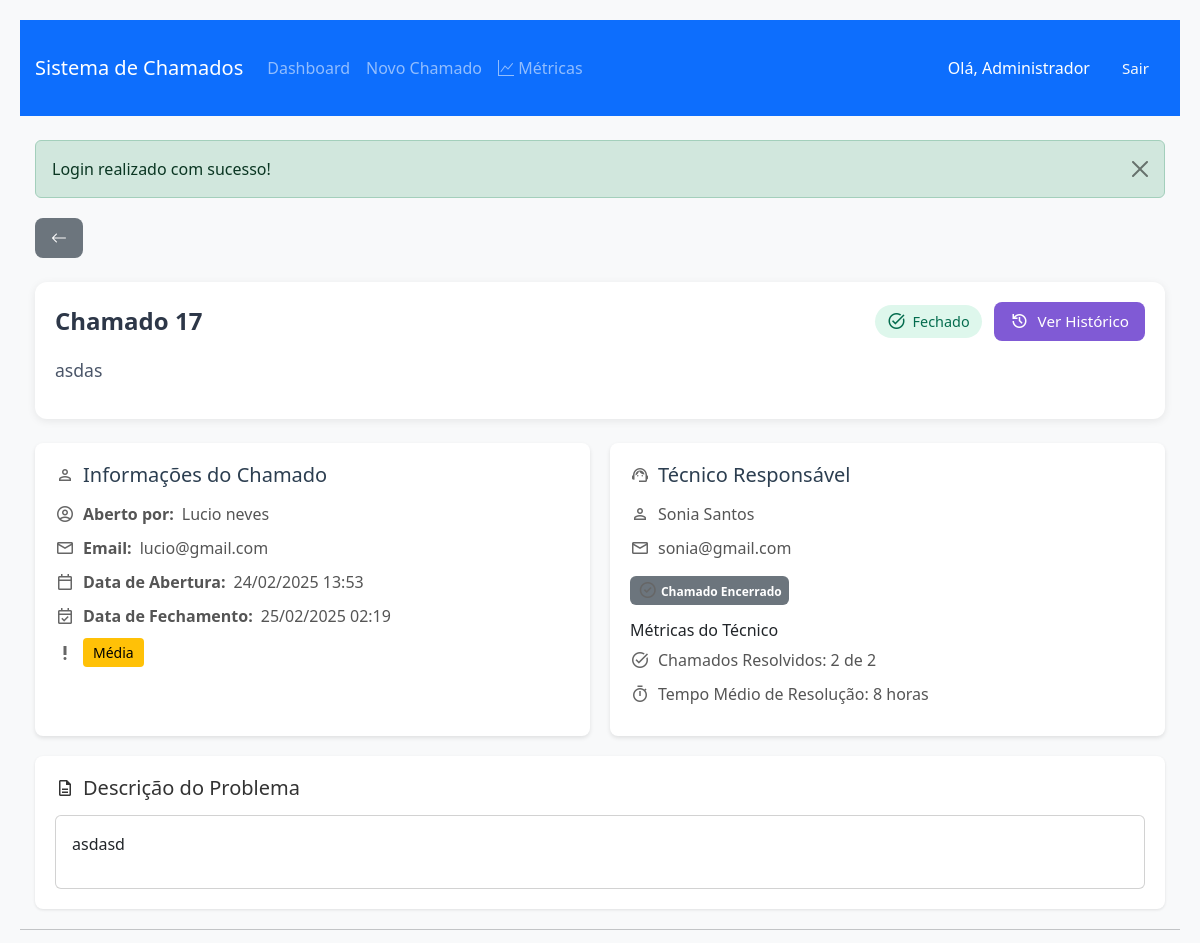
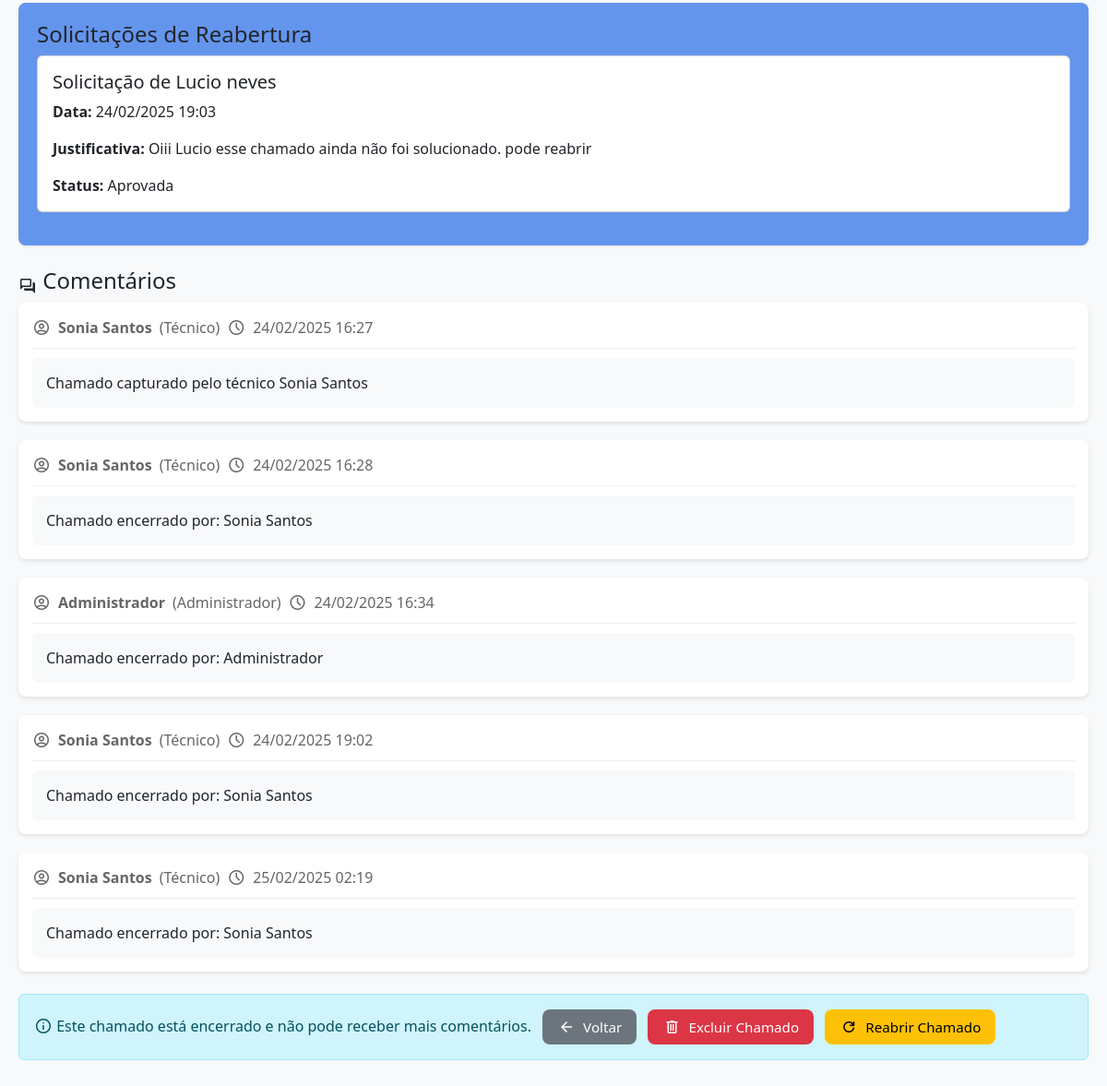
/ver_chamado.php?id=17 (signed in), run on the app's committed database (2 pictures, top to bottom).
### tables this page shows
CREATE TABLE `chamados` (
  `id_chamado` int NOT NULL,
  `titulo` varchar(100) NOT NULL,
  `descricao` text NOT NULL,
  `status` enum('Aberto','Em andamento','Fechado') NOT NULL DEFAULT 'Aberto',
  `prioridade` enum('Alta','Média','Baixa') NOT NULL,
  `id_usuario` int NOT NULL,
  `id_tecnico` int DEFAULT NULL,
  `data_abertura` timestamp NULL DEFAULT CURRENT_TIMESTAMP,
  `data_captura` timestamp NULL DEFAULT NULL,
  `data_fechamento` timestamp NULL DEFAULT NULL
);

CREATE TABLE `usuarios` (
  `id_usuario` int NOT NULL,
  `nome` varchar(100) NOT NULL,
  `email` varchar(100) NOT NULL,
  `senha` varchar(255) NOT NULL,
  `cargo` enum('Administrador','Técnico','Usuário') NOT NULL,
  `telefone` varchar(20) DEFAULT NULL,
  `whatsapp` varchar(20) DEFAULT NULL,
  `cidade` varchar(100) DEFAULT NULL,
  `estado` char(2) DEFAULT NULL,
  `data_nascimento` date DEFAULT NULL,
  `data_cadastro` timestamp NULL DEFAULT CURRENT_TIMESTAMP,
  `data_atualizacao` timestamp NULL DEFAULT CURRENT_TIMESTAMP ON UPDATE CURRENT_TIMESTAMP
);

CREATE TABLE `solicitacoes_reabertura` (
  `id_solicitacao` int NOT NULL,
  `id_chamado` int NOT NULL,
  `id_usuario` int NOT NULL,
  `justificativa` text NOT NULL,
  `status` enum('Pendente','Aprovada','Rejeitada') DEFAULT 'Pendente',
  `data_solicitacao` timestamp NULL DEFAULT CURRENT_TIMESTAMP,
  `data_resposta` timestamp NULL DEFAULT NULL,
  `id_responsavel` int DEFAULT NULL
);

CREATE TABLE `comentarios` (
  `id_comentario` int NOT NULL,
  `id_chamado` int NOT NULL,
  `id_usuario` int NOT NULL,
  `comentario` text NOT NULL,
  `data_comentario` timestamp NULL DEFAULT CURRENT_TIMESTAMP
);

### ver_chamado.php (the view, shortened to what the rows shown need)
<?php
require_once 'db_connection.php';
require_once 'includes/header.php';
$id_chamado = $_GET['id'];
$id_usuario = $_SESSION['user_id'];
$cargo = $_SESSION['cargo'];
try {
    $stmt = mysqli_prepare($conn, "
        SELECT c.*,
               u.nome as usuario_nome,
               u.email as usuario_email,
               t.nome as tecnico_nome,
               t.email as tecnico_email,
               (SELECT COUNT(*) FROM chamados WHERE id_tecnico = c.id_tecnico AND status = 'Fechado') as total_resolvidos,
               (SELECT COUNT(*) FROM chamados WHERE id_tecnico = c.id_tecnico) as total_atribuidos,
               (SELECT AVG(TIMESTAMPDIFF(HOUR, data_captura, data_fechamento))
                FROM chamados
                WHERE id_tecnico = c.id_tecnico
                AND status = 'Fechado'
                AND data_fechamento IS NOT NULL) as tempo_medio_resolucao,
               (SELECT AVG(nota) FROM avaliacoes WHERE id_usuario = c.id_tecnico) as media_avaliacoes_tecnico,
               (SELECT COUNT(*) FROM avaliacoes WHERE id_usuario = c.id_tecnico) as total_avaliacoes_tecnico
        FROM chamados c
        LEFT JOIN usuarios u ON c.id_usuario = u.id_usuario
        LEFT JOIN usuarios t ON c.id_tecnico = t.id_usuario
        WHERE c.id_chamado = ?
    ");
    mysqli_stmt_bind_param($stmt, "i", $id_chamado);
    mysqli_stmt_execute($stmt);
    $result = mysqli_stmt_get_result($stmt);
    $chamado = mysqli_fetch_assoc($result);
    $stmt = mysqli_prepare($conn, "
        SELECT c.*, u.nome as usuario_nome, u.cargo as usuario_cargo
        FROM comentarios c
        JOIN usuarios u ON c.id_usuario = u.id_usuario
        WHERE c.id_chamado = ?
        ORDER BY c.data_comentario ASC
    ");
    mysqli_stmt_bind_param($stmt, "i", $id_chamado);
    mysqli_stmt_execute($stmt);
    $result = mysqli_stmt_get_result($stmt);
    $comentarios = [];
    while ($row = mysqli_fetch_assoc($result)) {
        $comentarios[] = $row;
    }
    $stmt = mysqli_prepare($conn, "
        SELECT sr.*, u.nome as solicitante_nome
        FROM solicitacoes_reabertura sr
        JOIN usuarios u ON sr.id_usuario = u.id_usuario
        WHERE sr.id_chamado = ?
        ORDER BY sr.data_solicitacao DESC
    ");
    mysqli_stmt_bind_param($stmt, "i", $id_chamado);
    mysqli_stmt_execute($stmt);
    $result = mysqli_stmt_get_result($stmt);
    $solicitacoes_reabertura = [];
    while ($row = mysqli_fetch_assoc($result)) {
        $solicitacoes_reabertura[] = $row;
    }
} catch (Exception $e) {
    $_SESSION['error_message'] = "Erro ao buscar chamado: " . $e->getMessage();
    header('Location: dashboard.php');
    exit();
}
function formatarData($data) {
    return date('d/m/Y H:i', strtotime($data));
}
?>
<!DOCTYPE html>
<html lang="pt-BR">
<head>
    <link href="https://cdn.jsdelivr.net/npm/bootstrap@5.3.0/dist/css/bootstrap.min.css" rel="stylesheet">
    <link href="https://cdn.jsdelivr.net/npm/summernote@0.8.18/dist/summernote-bs4.min.css" rel="stylesheet">
</head>
<body>
    <div class="container">
        <div class="chamado-header">
            <div class="chamado-title-row">
                <div class="chamado-id">
                </div>
                <div class="chamado-actions">
                </div>
            </div>
            <div class="chamado-description">
                <?php echo htmlspecialchars($chamado['titulo']); ?>
            </div>
        </div>
        <div class="info-grid">
            <div class="info-section">
                <h5>
                    <span class="material-symbols-outlined">person</span>
                    Informações do Chamado
                </h5>
                <p>
                    <span class="material-symbols-outlined">account_circle</span>
                    <strong>Aberto por:</strong> <?php echo htmlspecialchars($chamado['usuario_nome']); ?>
                </p>
                <p>
                    <span class="material-symbols-outlined">mail</span>
                    <strong>Email:</strong> <?php echo htmlspecialchars($chamado['usuario_email']); ?>
                </p>
                <p>
                    <span class="material-symbols-outlined">calendar_today</span>
                    <strong>Data de Abertura:</strong> <?php echo formatarData($chamado['data_abertura']); ?>
                </p>
                <?php if ($chamado['status'] === 'Fechado'): ?>
                <p>
                    <span class="material-symbols-outlined">event_available</span>
                    <strong>Data de Fechamento:</strong> <?php echo formatarData($chamado['data_fechamento']); ?>
                </p>
                <?php endif; ?>
                <p>
                    <span class="material-symbols-outlined">priority_high</span>
                    <span class="prioridade-badge prioridade-<?php echo $chamado['prioridade']; ?>">
                        <?php echo htmlspecialchars($chamado['prioridade']); ?>
                    </span>
                </p>
            </div>
            <div class="info-section">
                <h5>
                    <span class="material-symbols-outlined">support_agent</span>
                    Técnico Responsável
                </h5>
                <?php if ($chamado['id_tecnico']): ?>
                    <p>
                        <span class="material-symbols-outlined">person</span>
                        <?php echo htmlspecialchars($chamado['tecnico_nome']); ?>
                    </p>
                    <p>
                        <span class="material-symbols-outlined">mail</span>
                        <?php echo htmlspecialchars($chamado['tecnico_email']); ?>
                    </p>
                    <?php if ($cargo === 'Administrador' || $id_usuario === $chamado['id_tecnico']): ?>
                        <?php if ($chamado['status'] !== 'Fechado'): ?>
                            <div class="mt-3">
                                <form action="processar_status.php" method="POST">
                                    <input type="hidden" name="id_chamado" value="<?php echo $id_chamado; ?>">
                                    <input type="hidden" name="novo_status" value="Fechado">
                                    <button type="submit" class="btn btn-success">
                                        <span class="material-symbols-outlined">task_alt</span>
                                        Encerrar Chamado
                                    </button>
                                </form>
                            </div>
                        <?php else: ?>
                            <div class="mt-3">
                                <span class="badge bg-secondary">
                                    <span class="material-symbols-outlined">check_circle</span>
                                    Chamado Encerrado
                                </span>
                            </div>
                        <?php endif; ?>
                    <?php endif; ?>
                    <?php if ($chamado['total_resolvidos'] > 0): ?>
                        <div class="mt-3">
                            <h6>Métricas do Técnico</h6>
                            <p>
                                <span class="material-symbols-outlined">task_alt</span>
                                Chamados Resolvidos: <?php echo $chamado['total_resolvidos']; ?> de <?php echo $chamado['total_atribuidos']; ?>
                            </p>
                            <?php if ($chamado['tempo_medio_resolucao']): ?>
                                <p>
                                    <span class="material-symbols-outlined">timer</span>
                                    Tempo Médio de Resolução: <?php echo round($chamado['tempo_medio_resolucao'], 1); ?> horas
                                </p>
                            <?php endif; ?>
                        </div>
                    <?php endif; ?>
                <?php endif; ?>
            </div>
        </div>
        <div class="description-section">
            <div class="card">
                <div class="card-body">
                    <?php echo $chamado['descricao']; ?>
                </div>
            </div>
        </div>
    </div>
    <?php if (($cargo === 'Administrador' || ($cargo === 'Técnico' && $chamado['id_tecnico'] === $id_usuario)) && !empty($solicitacoes_reabertura)): ?>
        <div class="reopening-requests-section mb-4">
            <?php foreach ($solicitacoes_reabertura as $solicitacao): ?>
                <div class="card mb-3" id="solicitacao-<?php echo $solicitacao['id_solicitacao']; ?>">
                    <div class="card-body">
                        <h5 class="card-title">Solicitação de <?php echo htmlspecialchars($solicitacao['solicitante_nome']); ?></h5>
                        <p class="card-text"><strong>Data:</strong> <?php echo formatarData($solicitacao['data_solicitacao']); ?></p>
                        <p class="card-text"><strong>Justificativa:</strong> <?php echo htmlspecialchars($solicitacao['justificativa']); ?></p>
                        <?php if ($solicitacao['status'] === 'Pendente'): ?>
                            <form action="aceitar_solicitacao_reabertura.php" method="POST" class="d-inline" onsubmit="return handleSolicitacao(this, <?php echo $solicitacao['id_solicitacao']; ?>)">
                                <input type="hidden" name="id_solicitacao" value="<?php echo $solicitacao['id_solicitacao']; ?>">
                                <button type="submit" class="btn btn-success">Aprovar Reabertura</button>
                            </form>
                            <form action="rejeitar_solicitacao_reabertura.php" method="POST" class="d-inline" onsubmit="return handleSolicitacao(this, <?php echo $solicitacao['id_solicitacao']; ?>)">
                                <input type="hidden" name="id_solicitacao" value="<?php echo $solicitacao['id_solicitacao']; ?>">
                                <button type="submit" class="btn btn-danger ms-2">Rejeitar</button>
                            </form>
                        <?php else: ?>
                            <p class="card-text"><strong>Status:</strong> <?php echo htmlspecialchars($solicitacao['status']); ?></p>
                        <?php endif; ?>
                    </div>
                </div>
            <?php endforeach; ?>
        </div>
    <?php endif; ?>
    <div class="comments-section">
        <?php if ($comentarios): ?>
            <?php foreach ($comentarios as $comentario): ?>
                <div class="comentario">
                    <div class="comentario-meta">
                        <span class="material-symbols-outlined">account_circle</span>
                        <strong><?php echo htmlspecialchars($comentario['usuario_nome']); ?></strong>
                        (<?php echo htmlspecialchars($comentario['usuario_cargo']); ?>)
                        <span class="material-symbols-outlined">schedule</span>
                        <?php echo formatarData($comentario['data_comentario']); ?>
                    </div>
                    <div class="card">
                        <div class="card-body">
                            <?php echo strip_tags($comentario['comentario']); ?>
                        </div>
                    </div>
                </div>
            <?php endforeach; ?>
        <?php else: ?>
            <p class="text-muted">Nenhum comentário ainda.</p>
        <?php endif; ?>
    </div>
</body>
</html>

### data on the page
chamados: titulo "asdas", id_usuario.nome "Lucio neves", id_usuario.email "lucio@gmail.com", data_abertura "24/02/2025 13:53", data_fechamento "25/02/2025 02:19", prioridade "Média", id_tecnico.nome "Sonia Santos", id_tecnico.email "sonia@gmail.com", descricao "asdasd"
solicitacoes_reabertura: id_usuario.nome "Lucio neves", data_solicitacao "24/02/2025 19:03", justificativa "Oiii Lucio esse chamado ainda não foi solucionado. pode reabrir", status "Aprovada"
comentarios: id_usuario.nome "Sonia Santos", id_usuario.cargo "Técnico", data_comentario "24/02/2025 16:27", comentario "Chamado capturado pelo técnico Sonia Santos"
comentarios: id_usuario.nome "Sonia Santos", id_usuario.cargo "Técnico", data_comentario "24/02/2025 16:28", comentario "Chamado encerrado por: Sonia Santos"
comentarios: id_usuario.nome "Administrador", id_usuario.cargo "Administrador", data_comentario "24/02/2025 16:34", comentario "Chamado encerrado por: Administrador"
comentarios: id_usuario.nome "Sonia Santos", id_usuario.cargo "Técnico", data_comentario "24/02/2025 19:02", comentario "Chamado encerrado por: Sonia Santos"
comentarios: id_usuario.nome "Sonia Santos", id_usuario.cargo "Técnico", data_comentario "25/02/2025 02:19", comentario "Chamado encerrado por: Sonia Santos"

### other printed values
$_SESSION['nome'] "Administrador"
$_SESSION['success_message'] "Login realizado com sucesso!"
$id_chamado "17"
$chamado['total_resolvidos'] "2"
$chamado['total_atribuidos'] "2"
$chamado['tempo_medio_resolucao'] "8"
